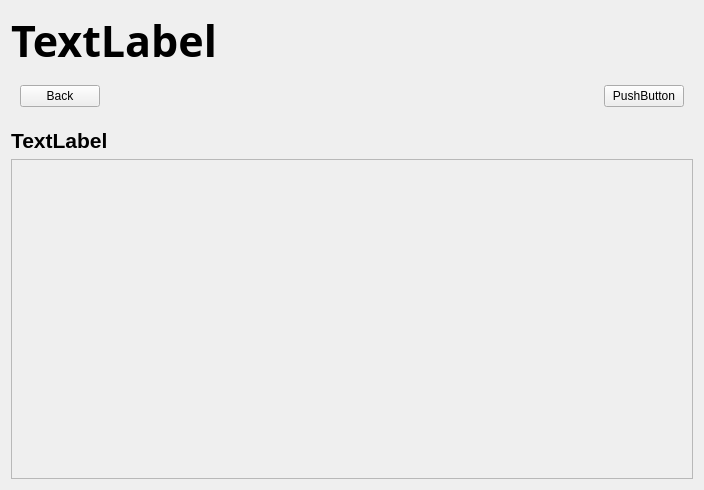
<?xml version="1.0" encoding="UTF-8"?>
<ui version="4.0">
 <class>NavigatorFrame</class>
 <widget class="QFrame" name="NavigatorFrame">
  <property name="geometry">
   <rect>
    <x>0</x>
    <y>0</y>
    <width>704</width>
    <height>490</height>
   </rect>
  </property>
  <property name="windowTitle">
   <string>Frame</string>
  </property>
  <layout class="QVBoxLayout" name="verticalLayout_3">
   <item>
    <widget class="QLabel" name="TypeLabel">
     <property name="sizePolicy">
      <sizepolicy hsizetype="Preferred" vsizetype="Fixed">
       <horstretch>0</horstretch>
       <verstretch>0</verstretch>
      </sizepolicy>
     </property>
     <property name="font">
      <font>
       <family>Nunito</family>
       <pointsize>32</pointsize>
       <bold>true</bold>
      </font>
     </property>
     <property name="text">
      <string>TextLabel</string>
     </property>
    </widget>
   </item>
   <item>
    <widget class="QWidget" name="widget" native="true">
     <property name="sizePolicy">
      <sizepolicy hsizetype="Preferred" vsizetype="Fixed">
       <horstretch>0</horstretch>
       <verstretch>0</verstretch>
      </sizepolicy>
     </property>
     <property name="maximumSize">
      <size>
       <width>16777215</width>
       <height>50</height>
      </size>
     </property>
     <layout class="QHBoxLayout" name="horizontalLayout_2">
      <item>
       <widget class="QPushButton" name="backButton">
        <property name="sizePolicy">
         <sizepolicy hsizetype="Minimum" vsizetype="Fixed">
          <horstretch>0</horstretch>
          <verstretch>0</verstretch>
         </sizepolicy>
        </property>
        <property name="text">
         <string>Back</string>
        </property>
       </widget>
      </item>
      <item>
       <spacer name="horizontalSpacer">
        <property name="orientation">
         <enum>Qt::Horizontal</enum>
        </property>
        <property name="sizeHint" stdset="0">
         <size>
          <width>465</width>
          <height>20</height>
         </size>
        </property>
       </spacer>
      </item>
      <item>
       <widget class="QPushButton" name="pushButton">
        <property name="text">
         <string>PushButton</string>
        </property>
       </widget>
      </item>
     </layout>
    </widget>
   </item>
   <item>
    <widget class="QWidget" name="widget_2" native="true">
     <layout class="QVBoxLayout" name="verticalLayout_2">
      <property name="leftMargin">
       <number>0</number>
      </property>
      <property name="topMargin">
       <number>0</number>
      </property>
      <property name="rightMargin">
       <number>0</number>
      </property>
      <property name="bottomMargin">
       <number>0</number>
      </property>
     </layout>
    </widget>
   </item>
   <item>
    <widget class="QLabel" name="pathLabel">
     <property name="font">
      <font>
       <pointsize>16</pointsize>
       <bold>true</bold>
      </font>
     </property>
     <property name="text">
      <string>TextLabel</string>
     </property>
    </widget>
   </item>
   <item>
    <widget class="QScrollArea" name="scrollArea">
     <property name="widgetResizable">
      <bool>true</bool>
     </property>
     <widget class="QWidget" name="scrollAreaWidgetContents">
      <property name="geometry">
       <rect>
        <x>0</x>
        <y>0</y>
        <width>678</width>
        <height>318</height>
       </rect>
      </property>
      <layout class="QVBoxLayout" name="verticalLayout">
       <property name="leftMargin">
        <number>12</number>
       </property>
       <property name="topMargin">
        <number>12</number>
       </property>
       <property name="rightMargin">
        <number>12</number>
       </property>
       <property name="bottomMargin">
        <number>12</number>
       </property>
       <item>
        <layout class="QGridLayout" name="CardGrid"/>
       </item>
      </layout>
     </widget>
    </widget>
   </item>
  </layout>
 </widget>
 <resources/>
 <connections/>
</ui>
